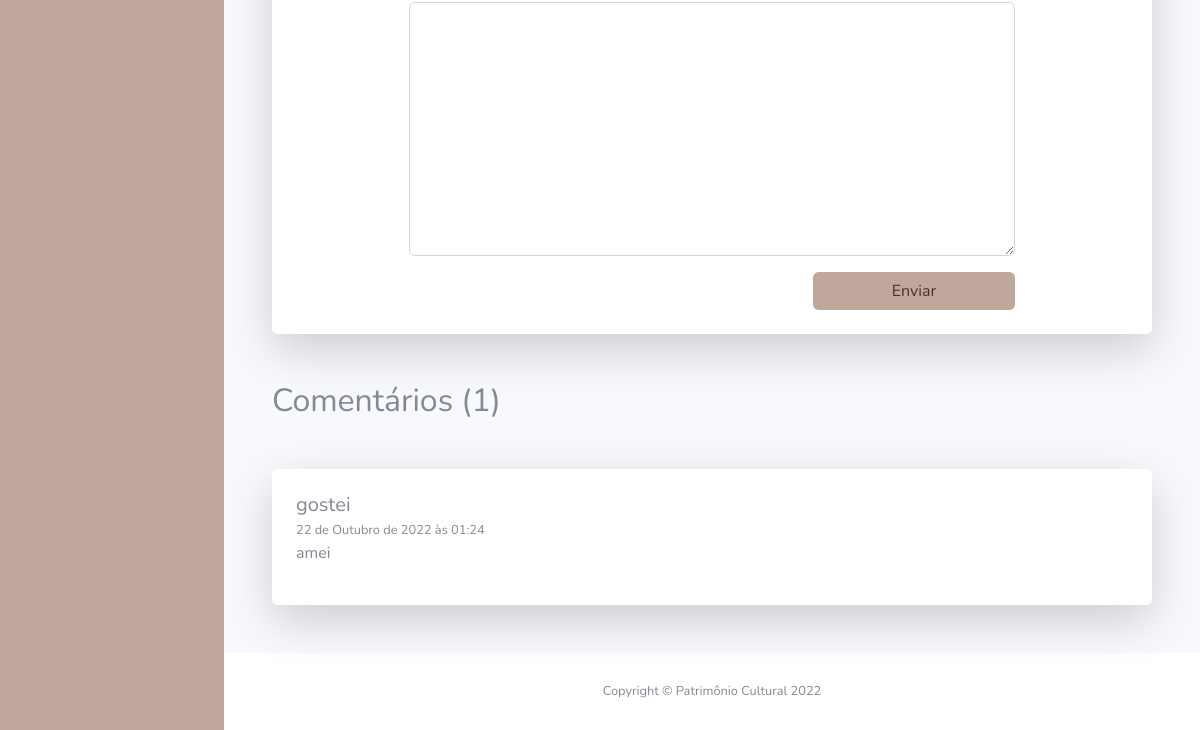
Page /showPatrimonio/6/ (signed in, lower part) on the earlier database version.
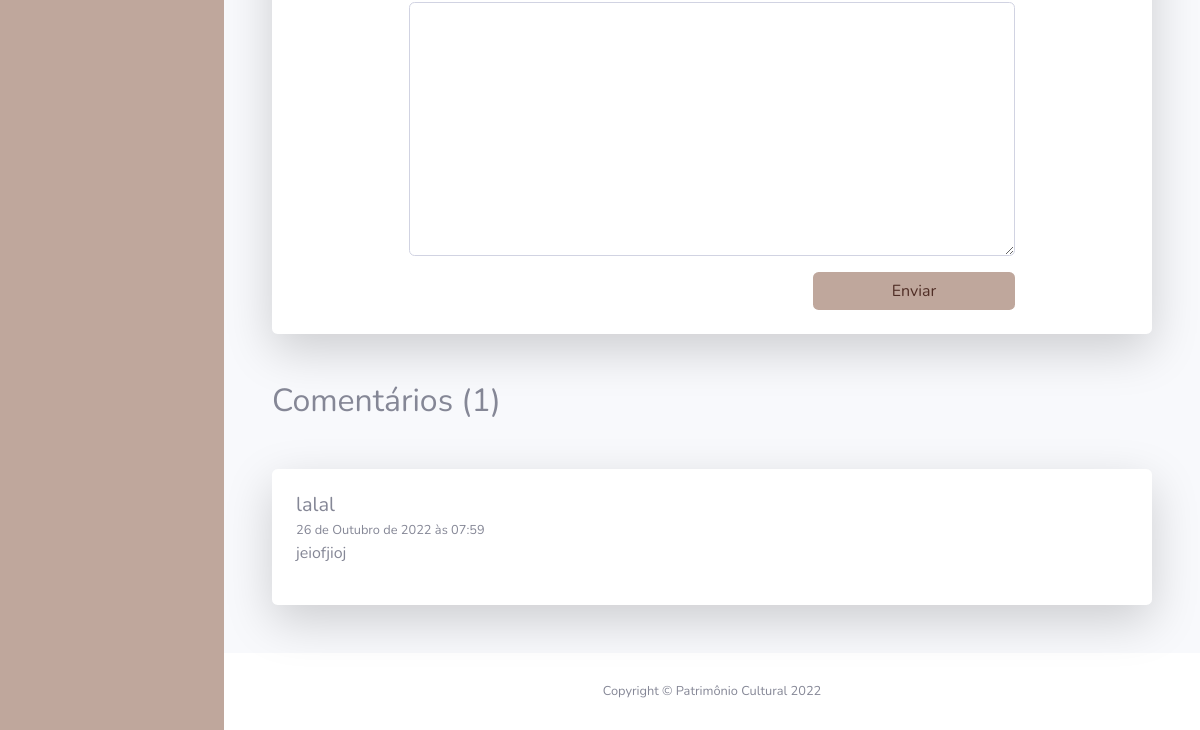
Same page on the later database version.
### PC/models.py (models this page shows, shortened)
class Comentario(models.Model):
    codigo = models.AutoField(primary_key=True)
    patrimonio = models.ForeignKey(Patrimonio, on_delete=models.CASCADE)
    nome = models.CharField(max_length=100)
    email = models.EmailField()
    comentario = models.TextField()
    data = models.DateTimeField(default=datetime.now(), blank=True)

### PC/views.py (the view)
# urls.py: path('showPatrimonio/<int:id>/', showP, name='url_showP'),
def showP(request, id):
    permissao = False
    patr = Patrimonio.objects.get(pk=id)
    qtdComent = Comentario.objects.filter(patrimonio = id). aggregate(decla_count=Count ('*'))
    comt = Comentario.objects.filter(patrimonio = id)
    if permissaoM(request=request, obj=patr) == True:
        permissao = True
    if request.method == "POST":
        form = ComentarioForm(request.POST, request.FILES)
        if form.is_valid():
            obj = Comentario.objects.create(
                patrimonio = Patrimonio(codigo = id),
                nome = form.cleaned_data.get("nome"),
                comentario = form.cleaned_data.get("comentario"),
                data = datetime.now(),
            )
            obj.save()
            return redirect("/showPatrimonio/"+str(id))
    else:
        form = ComentarioForm()
    pacote = {
        "patrimonio": patr,
        "form": form,
        "qtdComent": qtdComent,
        "comentarios": comt,
        "cidades": cida,
        "permissao": permissao,
    }
    return render(request,"showP.html", pacote)

### PC/forms.py
class ComentarioForm(django_forms.Form):
    nome = django_forms.CharField(max_length=100, label="Seu nick:")
    email = django_forms.EmailField(label="E-mail:")
    comentario = django_forms.CharField(widget=django_forms.Textarea, max_length=1000, label="Comentário:")

### PC/models.py (called while the page is built)
    def __str__(self):
        return (self.cidade)

### PC/views.py (called while the page is built)
def permissaoM(request, obj):
    if request.user.is_authenticated:
        current_user = request.user
        if current_user.tipo == "S" or current_user.tipo == "A":
            if current_user.cidade == obj.cidade or current_user.cidade == None:
                return True
    else:
        return False

### PC/templates/showP.html (shortened to what this page needs)
{% extends request.user.is_authenticated|yesno:'layouts/layout.html,layouts/index.html' %}
{% block conteudo %}
{% load crispy_forms_tags %}
<section class="category-section" >
  <div class="container" data-aos="fade-up">
        <div class="card o-hidden border-0 shadow-lg my-5">
          <div class="card-body p-0">
            <div class="row justify-content-center">
                <div class="col-lg-9">
                  <div class="m-4">
                    <div class="media g-mb-30 media-comment">
                        <div class="media-body u-shadow-v18 g-bg-secondary g-pa-30">
                          <form  class="user" method="POST">
                            {{form|crispy}}
                            <div class="text-right">
                              <input type="submit" class="btn bg-marrom text-logo col-sm-4 -md-auto" value="Enviar">
                            </div>
                          </form>
                        </div>
                    </div>
                  </div>
                </div>
              </div>
          </div>
        </div>
  </div>
</section>
<section class="category-section" >
  <div class="container" data-aos="fade-up">
    <h2>Comentários ({{ qtdComent.decla_count }})</h2>
        {% for i in comentarios %}
          <div class="card o-hidden border-0 shadow-lg my-5">
              <div class="card-body p-0">
                  <div class=" m-4">
                      <div class="media g-mb-30 media-comment">
                          <div class="media-body u-shadow-v18 g-bg-secondary g-pa-30">
                            <div class="">
                              <h5 class="h5 g-color-gray-dark-v1 mb-0">{{ i.nome }}</h5>
                              <span class="g-color-gray-dark-v4 g-font-size-12"><small>{{ i.data }}</small></span>
                            </div>
                            <p>{{ i.comentario }}</p>
                              {% load permission_tags %}
                          </div>
                      </div>
                  </div>
              </div>
          </div>
        {% endfor %}
  </div>
</section>
{% endblock %}

### PC/templates/layouts/layout.html (shortened to what this page needs)
{% load static %}
<!DOCTYPE html>
<html lang="pt-br">
<head>
    <link href="{% static 'vendor/fontawesome-free/css/all.min.css' %}" rel="stylesheet" type="text/css">
    <link href="{% static 'css/sb-admin-2.css' %}" rel="stylesheet">
</head>
<body id="page-top">
    <div id="wrapper">
        <ul class="navbar-nav bg-marrom sidebar sidebar-dark accordion" id="accordionSidebar">
                        {% load permission_tags %}
        </ul>
        <div id="content-wrapper" class="d-flex flex-column">
            <div id="content">
                <div class="container-fluid">
                    {% block conteudo %}
                    {% endblock %}
                </div>
            </div>
            <footer class="sticky-footer bg-white">
                <div class="container my-auto">
                    <div class="copyright text-center my-auto">
                        <span>Copyright &copy; Patrimônio Cultural 2022</span>
                    </div>
                </div>
            </footer>
        </div>
    </div>
</body>
</html>

Differences in the rows shown:
removed Comentario: nome "gostei", data "22 de Outubro de 2022 às 01:24", comentario "amei"
added Comentario: nome "lalal", data "26 de Outubro de 2022 às 07:59", comentario "jeiofjioj"
